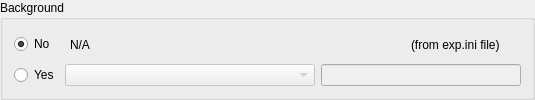
                 <widget class="QGroupBox" name="groupBox_32">
                  <property name="title">
                   <string>Background</string>
                  </property>
                  <layout class="QVBoxLayout" name="verticalLayout_37">
                   <item>
                    <layout class="QHBoxLayout" name="horizontalLayout_62">
                     <item>
                      <widget class="QRadioButton" name="background_no">
                       <property name="minimumSize">
                        <size>
                         <width>50</width>
                         <height>0</height>
                        </size>
                       </property>
                       <property name="maximumSize">
                        <size>
                         <width>50</width>
                         <height>16777215</height>
                        </size>
                       </property>
                       <property name="text">
                        <string>No</string>
                       </property>
                       <property name="checked">
                        <bool>true</bool>
                       </property>
                      </widget>
                     </item>
                     <item>
                      <widget class="QLabel" name="background_no_field">
                       <property name="minimumSize">
                        <size>
                         <width>300</width>
                         <height>0</height>
                        </size>
                       </property>
                       <property name="text">
                        <string>N/A</string>
                       </property>
                      </widget>
                     </item>
                     <item>
                      <widget class="QLabel" name="label_81">
                       <property name="maximumSize">
                        <size>
                         <width>110</width>
                         <height>16777215</height>
                        </size>
                       </property>
                       <property name="text">
                        <string>(from exp.ini file)</string>
                       </property>
                      </widget>
                     </item>
                    </layout>
                   </item>
                   <item>
                    <layout class="QHBoxLayout" name="horizontalLayout_63">
                     <item>
                      <widget class="QRadioButton" name="background_yes">
                       <property name="text">
                        <string>Yes</string>
                       </property>
                      </widget>
                     </item>
                     <item>
                      <widget class="QComboBox" name="background_comboBox">
                       <property name="enabled">
                        <bool>false</bool>
                       </property>
                       <property name="minimumSize">
                        <size>
                         <width>250</width>
                         <height>0</height>
                        </size>
                       </property>
                      </widget>
                     </item>
                     <item>
                      <widget class="QLineEdit" name="background_line_edit">
                       <property name="enabled">
                        <bool>false</bool>
                       </property>
                       <property name="minimumSize">
                        <size>
                         <width>200</width>
                         <height>0</height>
                        </size>
                       </property>
                      </widget>
                     </item>
                    </layout>
                   </item>
                  </layout>
                 </widget>
